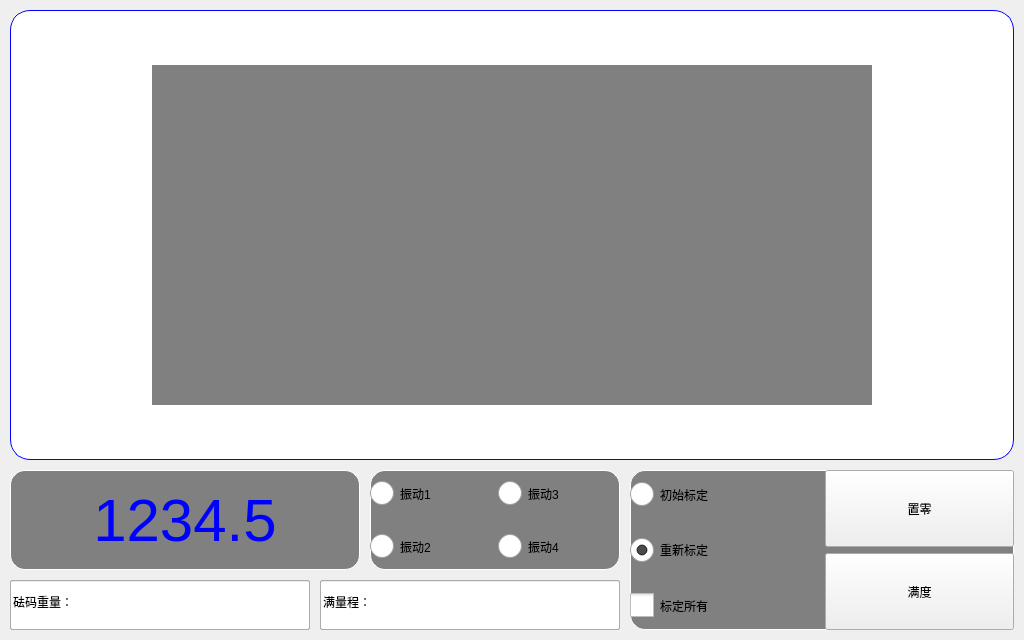
<?xml version="1.0" encoding="UTF-8"?>
<ui version="4.0">
 <class>FormMenuCalib</class>
 <widget class="QWidget" name="FormMenuCalib">
  <property name="geometry">
   <rect>
    <x>0</x>
    <y>0</y>
    <width>1024</width>
    <height>640</height>
   </rect>
  </property>
  <property name="windowTitle">
   <string>FormMenuCalib</string>
  </property>
  <property name="styleSheet">
   <string notr="true">QCheckBox::indicator, QRadioButton::indicator {
width: 24px;
height: 24px;
}</string>
  </property>
  <widget class="QWidget" name="dou_widget" native="true">
   <property name="geometry">
    <rect>
     <x>10</x>
     <y>10</y>
     <width>1004</width>
     <height>450</height>
    </rect>
   </property>
   <property name="styleSheet">
    <string notr="true">.QWidget {
background: white;
border: 1px solid blue;
border-radius: 20px;
}</string>
   </property>
   <layout class="QGridLayout" name="gridLayout">
    <property name="leftMargin">
     <number>0</number>
    </property>
    <property name="topMargin">
     <number>0</number>
    </property>
    <property name="rightMargin">
     <number>0</number>
    </property>
    <property name="bottomMargin">
     <number>0</number>
    </property>
    <property name="spacing">
     <number>0</number>
    </property>
    <item row="0" column="0">
     <widget class="QLabel" name="dou_bg">
      <property name="minimumSize">
       <size>
        <width>720</width>
        <height>340</height>
       </size>
      </property>
      <property name="maximumSize">
       <size>
        <width>720</width>
        <height>340</height>
       </size>
      </property>
      <property name="styleSheet">
       <string notr="true">background: gray;</string>
      </property>
      <property name="text">
       <string/>
      </property>
     </widget>
    </item>
   </layout>
  </widget>
  <widget class="QImageLineEdit" name="val_1">
   <property name="geometry">
    <rect>
     <x>10</x>
     <y>580</y>
     <width>300</width>
     <height>50</height>
    </rect>
   </property>
   <property name="minimumSize">
    <size>
     <width>200</width>
     <height>40</height>
    </size>
   </property>
   <property name="whatsThis">
    <string>砝码重量：?</string>
   </property>
   <property name="text">
    <string>砝码重量：</string>
   </property>
  </widget>
  <widget class="QImageLineEdit" name="val_2">
   <property name="geometry">
    <rect>
     <x>320</x>
     <y>580</y>
     <width>300</width>
     <height>50</height>
    </rect>
   </property>
   <property name="minimumSize">
    <size>
     <width>200</width>
     <height>40</height>
    </size>
   </property>
   <property name="whatsThis">
    <string>满量程：?</string>
   </property>
   <property name="text">
    <string>满量程：</string>
   </property>
  </widget>
  <widget class="QWidget" name="widget" native="true">
   <property name="geometry">
    <rect>
     <x>10</x>
     <y>470</y>
     <width>350</width>
     <height>100</height>
    </rect>
   </property>
   <property name="styleSheet">
    <string notr="true">.QWidget {
background: gray;
border: 1px solid white;
border-radius: 15px;
}</string>
   </property>
   <layout class="QVBoxLayout" name="verticalLayout">
    <property name="spacing">
     <number>0</number>
    </property>
    <property name="leftMargin">
     <number>0</number>
    </property>
    <property name="topMargin">
     <number>0</number>
    </property>
    <property name="rightMargin">
     <number>0</number>
    </property>
    <property name="bottomMargin">
     <number>0</number>
    </property>
    <item>
     <widget class="QLabel" name="weight">
      <property name="styleSheet">
       <string notr="true">QLabel {
font-size: 60px;
color: blue;
}
QLabel:!enabled {
color: red;
}</string>
      </property>
      <property name="text">
       <string>1234.5</string>
      </property>
      <property name="alignment">
       <set>Qt::AlignCenter</set>
      </property>
     </widget>
    </item>
   </layout>
  </widget>
  <widget class="QWidget" name="widget_2" native="true">
   <property name="geometry">
    <rect>
     <x>630</x>
     <y>470</y>
     <width>384</width>
     <height>160</height>
    </rect>
   </property>
   <property name="styleSheet">
    <string notr="true">.QWidget {
background: gray;
border: 1px solid white;
border-radius: 15px;
}</string>
   </property>
   <layout class="QHBoxLayout" name="horizontalLayout">
    <item>
     <layout class="QVBoxLayout" name="verticalLayout_3">
      <item>
       <widget class="QRadioButton" name="c_init">
        <property name="sizePolicy">
         <sizepolicy hsizetype="Expanding" vsizetype="Preferred">
          <horstretch>0</horstretch>
          <verstretch>0</verstretch>
         </sizepolicy>
        </property>
        <property name="text">
         <string>初始标定</string>
        </property>
       </widget>
      </item>
      <item>
       <widget class="QRadioButton" name="c_anew">
        <property name="sizePolicy">
         <sizepolicy hsizetype="Expanding" vsizetype="Preferred">
          <horstretch>0</horstretch>
          <verstretch>0</verstretch>
         </sizepolicy>
        </property>
        <property name="text">
         <string>重新标定</string>
        </property>
        <property name="checked">
         <bool>true</bool>
        </property>
       </widget>
      </item>
      <item>
       <widget class="CheckBox" name="c_all">
        <property name="sizePolicy">
         <sizepolicy hsizetype="Expanding" vsizetype="Preferred">
          <horstretch>0</horstretch>
          <verstretch>0</verstretch>
         </sizepolicy>
        </property>
        <property name="text">
         <string>标定所有</string>
        </property>
       </widget>
      </item>
     </layout>
    </item>
    <item>
     <layout class="QVBoxLayout" name="verticalLayout_2">
      <item>
       <widget class="QPushButton" name="zero">
        <property name="sizePolicy">
         <sizepolicy hsizetype="Expanding" vsizetype="Preferred">
          <horstretch>0</horstretch>
          <verstretch>0</verstretch>
         </sizepolicy>
        </property>
        <property name="minimumSize">
         <size>
          <width>120</width>
          <height>0</height>
         </size>
        </property>
        <property name="text">
         <string>置零</string>
        </property>
       </widget>
      </item>
      <item>
       <widget class="QPushButton" name="full">
        <property name="sizePolicy">
         <sizepolicy hsizetype="Expanding" vsizetype="Preferred">
          <horstretch>0</horstretch>
          <verstretch>0</verstretch>
         </sizepolicy>
        </property>
        <property name="minimumSize">
         <size>
          <width>120</width>
          <height>0</height>
         </size>
        </property>
        <property name="text">
         <string>满度</string>
        </property>
       </widget>
      </item>
     </layout>
    </item>
   </layout>
  </widget>
  <widget class="QImageLineEdit" name="val_x_1">
   <property name="geometry">
    <rect>
     <x>10</x>
     <y>580</y>
     <width>300</width>
     <height>50</height>
    </rect>
   </property>
   <property name="minimumSize">
    <size>
     <width>200</width>
     <height>40</height>
    </size>
   </property>
   <property name="whatsThis">
    <string>砝码重量：?</string>
   </property>
   <property name="text">
    <string>砝码重量：</string>
   </property>
  </widget>
  <widget class="QImageLineEdit" name="val_x_2">
   <property name="geometry">
    <rect>
     <x>320</x>
     <y>580</y>
     <width>300</width>
     <height>50</height>
    </rect>
   </property>
   <property name="minimumSize">
    <size>
     <width>200</width>
     <height>40</height>
    </size>
   </property>
   <property name="whatsThis">
    <string>满量程：?</string>
   </property>
   <property name="text">
    <string>满量程：</string>
   </property>
  </widget>
  <widget class="QWidget" name="widget_3" native="true">
   <property name="geometry">
    <rect>
     <x>370</x>
     <y>470</y>
     <width>250</width>
     <height>100</height>
    </rect>
   </property>
   <property name="styleSheet">
    <string notr="true">.QWidget {
background: gray;
border: 1px solid white;
border-radius: 15px;
}</string>
   </property>
   <layout class="QGridLayout" name="gridLayout_2">
    <item row="0" column="0">
     <widget class="QRadioButton" name="zdsen_1">
      <property name="sizePolicy">
       <sizepolicy hsizetype="Preferred" vsizetype="Preferred">
        <horstretch>0</horstretch>
        <verstretch>0</verstretch>
       </sizepolicy>
      </property>
      <property name="text">
       <string>振动1</string>
      </property>
     </widget>
    </item>
    <item row="0" column="1">
     <widget class="QRadioButton" name="zdsen_3">
      <property name="sizePolicy">
       <sizepolicy hsizetype="Preferred" vsizetype="Preferred">
        <horstretch>0</horstretch>
        <verstretch>0</verstretch>
       </sizepolicy>
      </property>
      <property name="text">
       <string>振动3</string>
      </property>
     </widget>
    </item>
    <item row="1" column="0">
     <widget class="QRadioButton" name="zdsen_2">
      <property name="sizePolicy">
       <sizepolicy hsizetype="Preferred" vsizetype="Preferred">
        <horstretch>0</horstretch>
        <verstretch>0</verstretch>
       </sizepolicy>
      </property>
      <property name="text">
       <string>振动2</string>
      </property>
     </widget>
    </item>
    <item row="1" column="1">
     <widget class="QRadioButton" name="zdsen_4">
      <property name="sizePolicy">
       <sizepolicy hsizetype="Preferred" vsizetype="Preferred">
        <horstretch>0</horstretch>
        <verstretch>0</verstretch>
       </sizepolicy>
      </property>
      <property name="text">
       <string>振动4</string>
      </property>
     </widget>
    </item>
   </layout>
  </widget>
  <widget class="QImageLineEdit" name="val_nosel_1">
   <property name="enabled">
    <bool>false</bool>
   </property>
   <property name="geometry">
    <rect>
     <x>10</x>
     <y>580</y>
     <width>300</width>
     <height>50</height>
    </rect>
   </property>
   <property name="minimumSize">
    <size>
     <width>200</width>
     <height>40</height>
    </size>
   </property>
   <property name="whatsThis">
    <string>砝码重量：?</string>
   </property>
   <property name="text">
    <string>砝码重量：</string>
   </property>
  </widget>
  <widget class="QImageLineEdit" name="val_nosel_2">
   <property name="enabled">
    <bool>false</bool>
   </property>
   <property name="geometry">
    <rect>
     <x>320</x>
     <y>580</y>
     <width>300</width>
     <height>50</height>
    </rect>
   </property>
   <property name="minimumSize">
    <size>
     <width>200</width>
     <height>40</height>
    </size>
   </property>
   <property name="whatsThis">
    <string>满量程：?</string>
   </property>
   <property name="text">
    <string>满量程：</string>
   </property>
  </widget>
  <widget class="QWidget" name="widget_zd" native="true">
   <property name="geometry">
    <rect>
     <x>370</x>
     <y>470</y>
     <width>250</width>
     <height>100</height>
    </rect>
   </property>
  </widget>
  <widget class="QImageLineEdit" name="val_zd_1">
   <property name="geometry">
    <rect>
     <x>10</x>
     <y>580</y>
     <width>300</width>
     <height>50</height>
    </rect>
   </property>
   <property name="minimumSize">
    <size>
     <width>200</width>
     <height>40</height>
    </size>
   </property>
   <property name="whatsThis">
    <string>砝码重量：?</string>
   </property>
   <property name="text">
    <string>砝码重量：</string>
   </property>
  </widget>
  <widget class="QImageLineEdit" name="val_zd_2">
   <property name="geometry">
    <rect>
     <x>320</x>
     <y>580</y>
     <width>300</width>
     <height>50</height>
    </rect>
   </property>
   <property name="minimumSize">
    <size>
     <width>200</width>
     <height>40</height>
    </size>
   </property>
   <property name="whatsThis">
    <string>满量程：?</string>
   </property>
   <property name="text">
    <string>满量程：</string>
   </property>
  </widget>
 </widget>
 <customwidgets>
  <customwidget>
   <class>QImageLineEdit</class>
   <extends>QLineEdit</extends>
   <header>MWidget.h</header>
  </customwidget>
  <customwidget>
   <class>CheckBox</class>
   <extends>QCheckBox</extends>
   <header>CheckBox.h</header>
  </customwidget>
 </customwidgets>
 <resources/>
 <connections/>
</ui>
